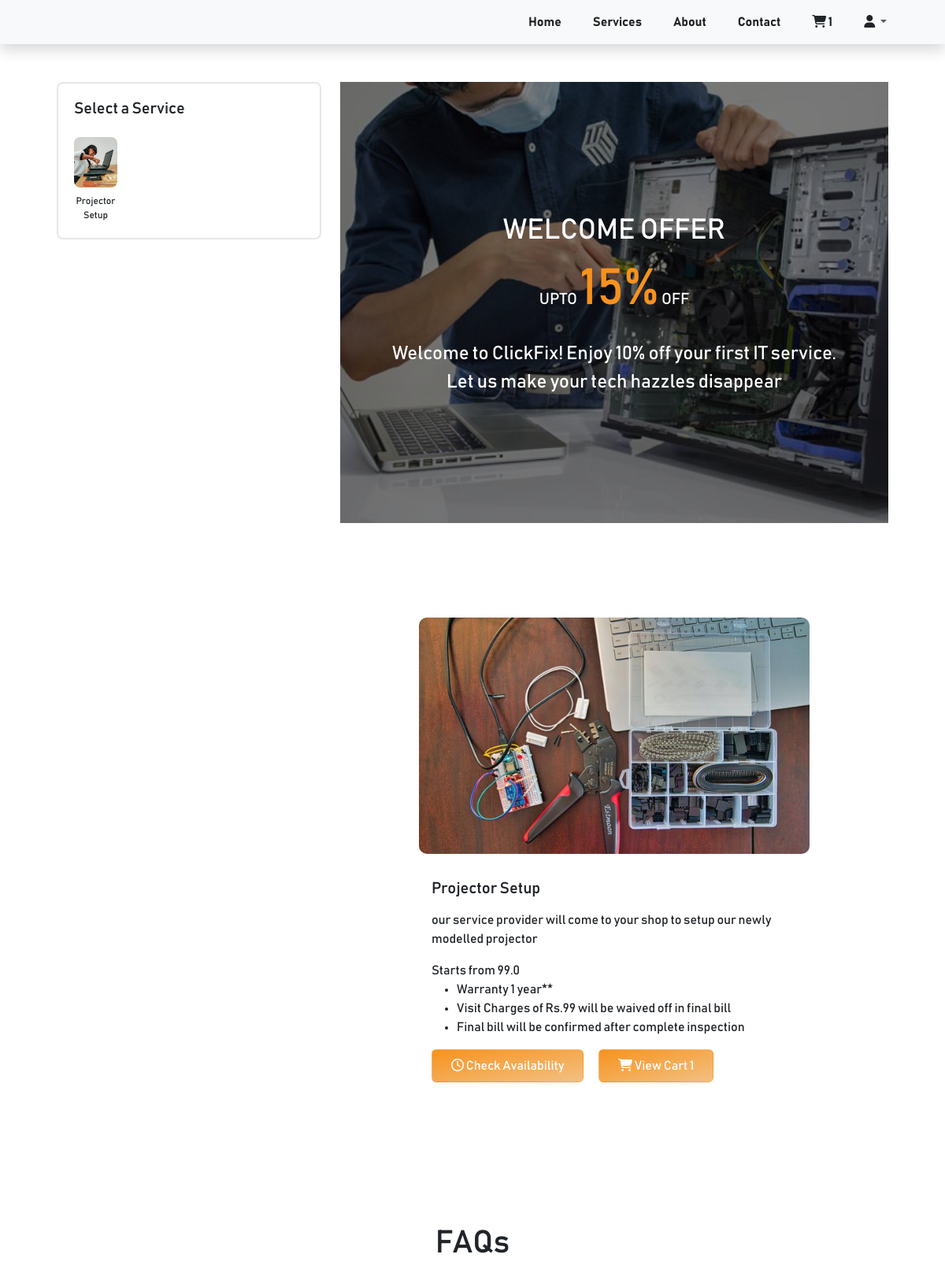
The app's page /service/laptop-repair-upgradation-installation/ (signed in, upper part), older data.
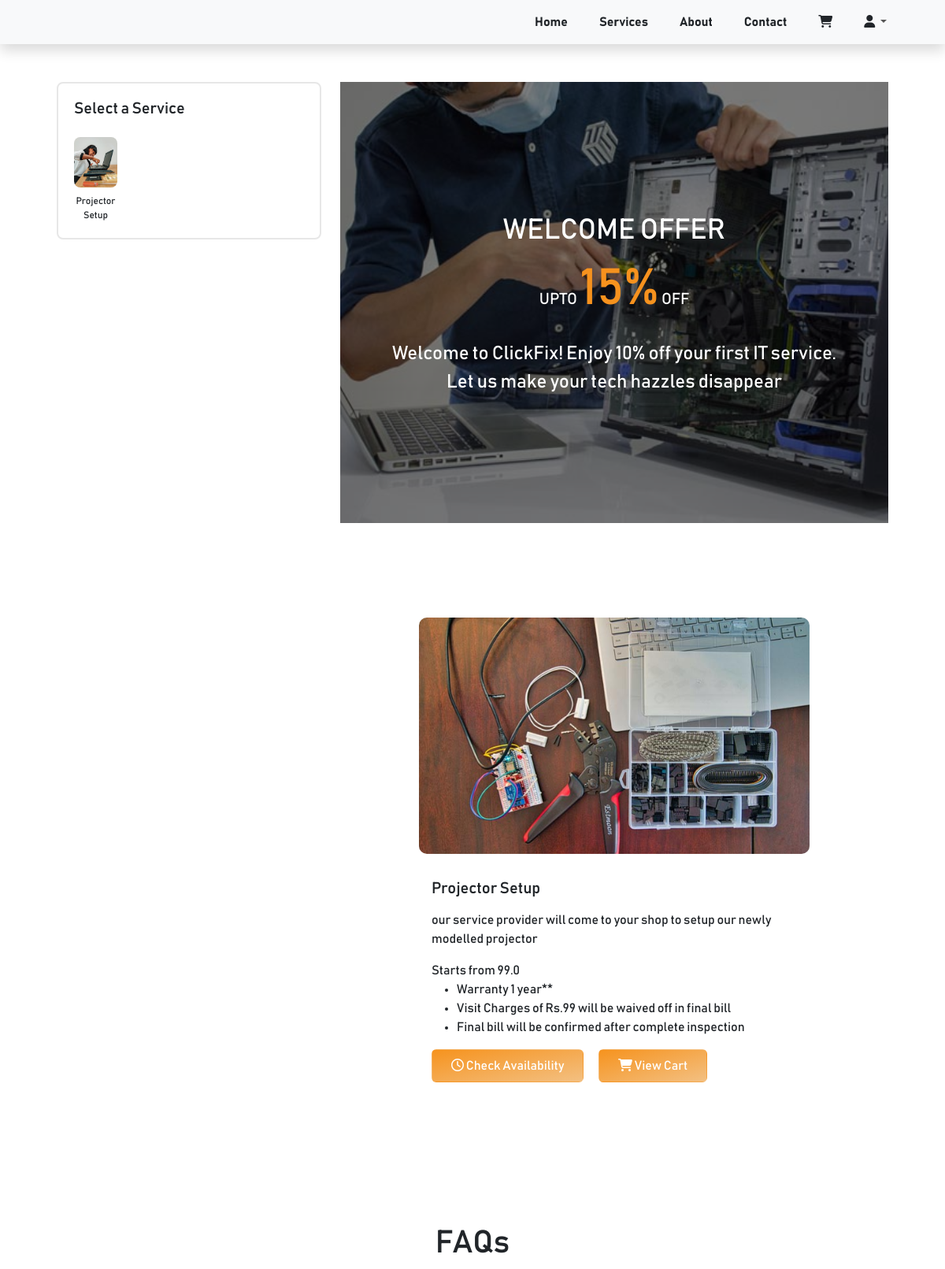
The same page, newer data.
### cart/models.py (models this page shows, shortened)
class Cart(models.Model):
    class Meta:
        verbose_name_plural = 'Cart'
    user = models.ForeignKey(Profile, on_delete=models.CASCADE, null=True, blank=True)
    session_id = models.CharField(max_length=100, null=True, blank=True)
    coupon = models.ForeignKey(Coupon, on_delete=models.SET_NULL, null=True, blank=True)
    created_at = models.DateTimeField(auto_now_add=True)
    updated_at = models.DateTimeField(auto_now=True)
    @property
    def num_of_items(self):
        cartitems = self.cartitems.all()
        quantity =  sum([item.quantity for item in cartitems])
        return quantity

class CartItem(models.Model):
    class Meta:
        verbose_name_plural = 'Cart Items'
    TIME_SLOTS = (
        ("10am-12pm", "10am-12pm"),
        ("12pm-2pm", "12pm-2pm"),
        ("2pm-4pm", "2pm-4pm"),
        ("4pm-7pm", "4pm-7pm"),
    )
    sub_service = models.ForeignKey(SubServices, on_delete=models.CASCADE)
    cart = models.ForeignKey(Cart, on_delete=models.CASCADE, related_name="cartitems")
    quantity = models.IntegerField(default=0)
    start_date = models.DateField(null=True)
    time_slot = models.CharField(max_length=20, choices=TIME_SLOTS, default=1)

### clickfix/views.py (the view)
# urls.py: path('service/<slug:service_name>/', views.individual_service, name='individual_service'),
@login_required()
def individual_service(request, service_name, search_data=None):
    service = Services.objects.get(slug=service_name)
    sub_services = SubServices.objects.filter(service=service)
    deals = deals_and_discount.objects.all()
    cart = get_cart(request)
    date_list = []
    for i in range(7):
        date_list.append(datetime.today() + timedelta(days=i))
    data = {}
    data['sub_services'] = sub_services
    data['timeline'] = date_list
    data['cart'] = cart
    data['deals_and_discount'] = deals
    data['service'] = service
    if search_data:
        data['search_data'] = search_data
    return render(request, 'individual_service.html', data)

### clickfix/views.py (called while the page is built)
def get_cart(request):
    try:
        if request.user.is_authenticated:
            cart = Cart.objects.get(user=request.user)
        else:
            cart = Cart.objects.get(session_id=request.session['nonuser'])
    except:
        cart = None
    return cart

### templates/individual_service.html (shortened to what the changed rows need)
{% extends 'base.html' %}
{% load static %}
{% block content %}
    {% include 'includes/navbar.html' %}
    <section id="individual_service">
        <div class="row mt-5" style="width: 90%; margin: auto;">
            <div class="col-md-8">
                {% if service.show_contact_form %}
                <div class="service_detail_container">
                    {% for service in sub_services %}
                        <div class="card py-4 mb-4 border-0" id="sub_service_{{service.id}}">
                            <img class="img-fluid service_img" src="{{ service.sub_service_main_image.url }}" alt="...">
                            <div class="card-body">
                                <div class="card-title my-3">
                                    <h5>{{service.sub_service_name}} </h5>
                                </div>
                                <p class="card-text">{{ service.description|safe}} </p>
                                <div class="mb-3">
                                    {{ service.sub_service_price }}
                                    {{ service.price_details|safe }}
                                </div>
                                <button class="btn py-2 px-4 text-white btn_color me-3 mb-3" data-bs-toggle="modal" data-bs-target="#bookCallModal"><i class="fa-solid fa-phone me-2"></i> Book a Call</button>
                            </div>
                        </div>
                        {% if not forloop.last %}
                        <div class="mt-2 mb-5" style="border: 1px solid #e7e7e7;"></div>
                        {% endif %}
                    {% endfor %}
                </div>
                <div class="modal fade" id="bookCallModal">
                    <div class="modal-dialog">
                        <div class="modal-content">
                            <div class="modal-header">
                                <h1 class="modal-title fs-5" id="myModalLabel">
                                    Booking Details?
                                </h1>
                                <button class="btn-close" data-bs-dismiss="modal"></button>
                            </div>
                            <div class="modal-body">
                                {% if service.show_rent_form %}
                                <form action="{% url 'clickfix:book_rent_call' %}" method="post">
                                    {% csrf_token %}
                                    <select class="form-select mb-2" name="product" id="products">
                                        <option disabled selected>Select Product needed on Rent</option>
                                        <option value="laptop">Laptop on Rent</option>
                                        <option value="desktop">Desktop on Rent</option>
                                        <option value="printer">Printer on Rent</option>
                                        <option value="projector">Projector on Rent</option>
                                    </select>
                                    <input class="form-control mb-2" name="full_name" type="text" placeholder="Full Name" required>
                                    <input class="form-control mb-2" name="contact_number" type="text" placeholder="Contact Number" required>
                                    <input class="form-control mb-2" name="quantity" type="number" placeholder="Quantity" required>
                                    <input class="form-control mb-2" name="duration" type="number" placeholder="Duration (in days)" required>
                                    <textarea class="form-control" name="description" cols="30" rows="5" placeholder="What is the Utility of product being taken?" required></textarea>
                                    <button class="btn py-2 px-4 mt-5 text-white btn_color w-100" type="submit">Book Call</button>
                                </form>
                                {% else %}
                                <form action="{% url 'clickfix:book_amc_call' %}" method="post">
                                    {% csrf_token %}
                                    <input class="form-control mb-2" name="full_name" type="text" placeholder="Full Name" required>
                                    <input class="form-control mb-2" name="contact_number" type="text" placeholder="Contact Number" required>
                                    <textarea class="form-control" name="description" cols="30" rows="5" placeholder="Description of assets to be included in amc?" required></textarea>
                                    <button class="btn py-2 px-4 mt-5 text-white btn_color w-100" type="submit">Book Call</button>
                                </form>
                                {% endif %}
                            </div>
                        </div>
                    </div>
                </div>
                {% else %}
                <div class="service_detail_container">
                        {% for service in sub_services %}
                        <div class="card py-4 mb-4 border-0" id="sub_service_{{service.id}}">
                            <img class="img-fluid service_img" src="{{ service.sub_service_main_image.url }}" alt="...">
                            <div class="card-body">
                                <div class="card-title my-3">
                                    <h5>{{service.sub_service_name}} </h5>
                                </div>
                                <p class="card-text">{{ service.description|safe}} </p>
                                <div class="mb-3">
                                    Starts from {{ service.sub_service_price }}
                                    {{ service.price_details|safe }}
                                </div>
                                <button class="btn py-2 px-4 text-white btn_color me-3 mb-3" onclick="bookService('{{service.id}}')" data-bs-toggle="modal" data-bs-target="#bookAppointmentModal"><i class="fa-regular fa-clock"></i> Check Availability</button>
                                <a href="{% url 'cart:cart' %}" class="btn py-2 px-4 text-white btn_color mb-3"><i class="fa-solid fa-cart-shopping"></i> View Cart <span class="num_of_items">{{cart.num_of_items}}</span></a>
                            </div>
                        </div>
                    {% endfor %}
                </div>
                {% endif %}
            </div>
        </div>
    </section>
    <section class="container w-75" style="margin-top: 100px; margin-bottom: 100px;">
        <h1 class="text-center mb-5">FAQs</h1>
    </section>
{% endblock %}

### templates/includes/navbar.html (shortened to what this page needs)
{% load static %}
    <nav class="navbar navbar-expand-lg navbar-light bg-light shadow">
        <div class="container">
          <div class="collapse navbar-collapse" id="navbarSupportedContent">
            <ul class="navbar-nav ms-auto">
                <li class="nav-item"><a class="nav-link text-dark fw-bold me-4" aria-current="page" href="{% url 'clickfix:home' %}">Home</a></li>
                <li class="nav-item"><a class="nav-link text-dark fw-bold me-4" href="{% url 'clickfix:home' %}#services">Services</a></li>
                <li class="nav-item"><a class="nav-link text-dark fw-bold me-4" href="{% url 'clickfix:home' %}#about">About</a></li>
                <li class="nav-item"><a class="nav-link text-dark fw-bold me-4" href="{% url 'clickfix:home' %}#contact_form">Contact</a></li>
                <li class="nav-item">
                  <a class="nav-link text-dark fw-bold me-4" href="{% url 'cart:cart' %}">
                    <i class="fa-solid fa-cart-shopping"></i> <span class="num_of_items">{{cart.num_of_items}}</span>
                  </a>
                </li>
                <li class="nav-item dropdown me-4 pull-right">
                  <a class="nav-link dropdown-toggle" href="#" id="navbarDropdown" role="button" data-bs-toggle="dropdown" aria-expanded="false">
                    <i class="fa-solid fa-user text-dark"></i>
                  </a>
                </li>
            </ul>
          </div>
        </div>
      </nav>

Row changes from the older to the newer data that the page shows:
removed Cart: num_of_items "1"
